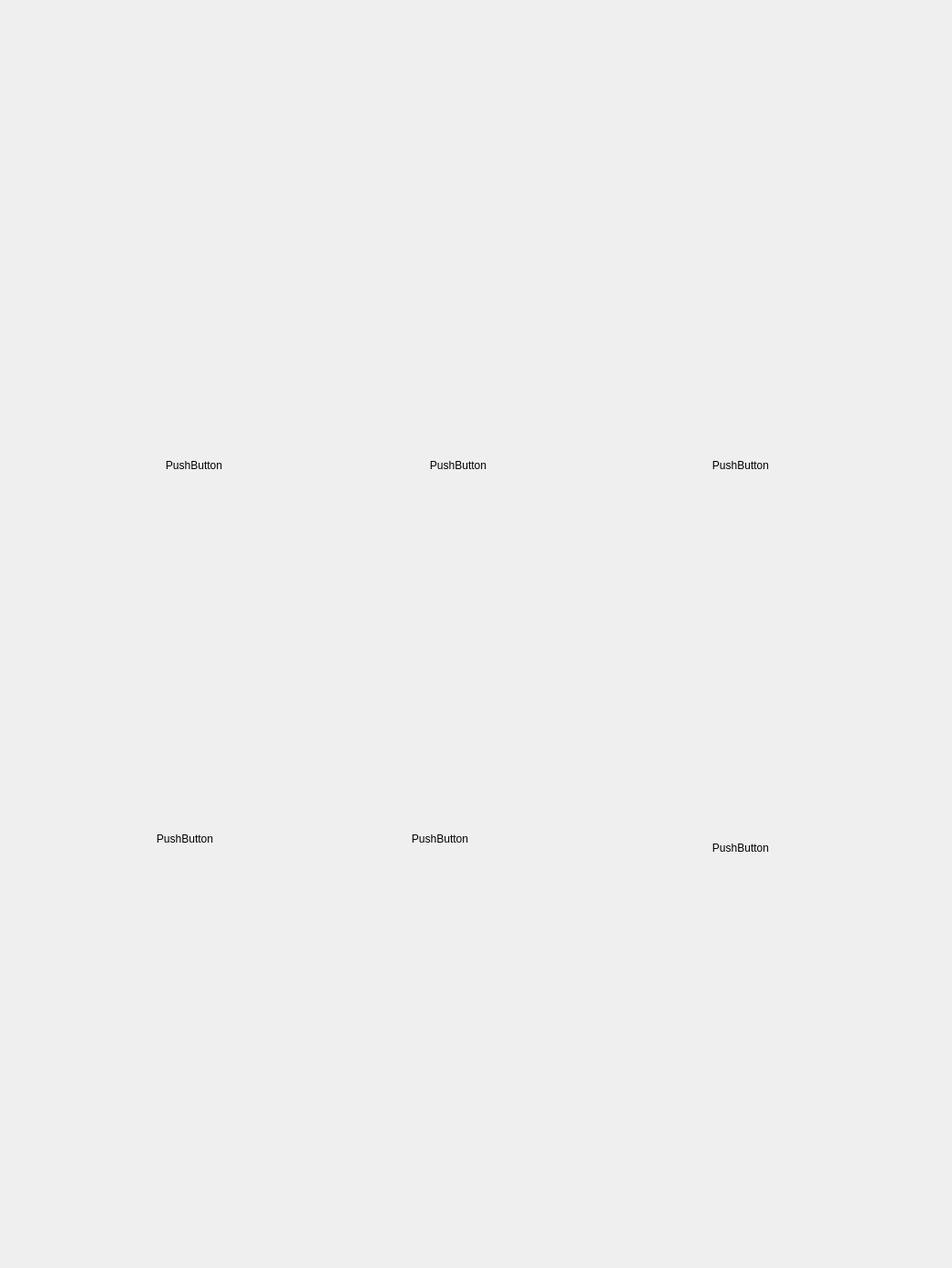
<?xml version="1.0" encoding="UTF-8"?>
<ui version="4.0">
 <class>sandwitch_new</class>
 <widget class="QWidget" name="sandwitch_new">
  <property name="geometry">
   <rect>
    <x>0</x>
    <y>0</y>
    <width>1045</width>
    <height>1392</height>
   </rect>
  </property>
  <property name="minimumSize">
   <size>
    <width>1045</width>
    <height>1392</height>
   </size>
  </property>
  <property name="windowTitle">
   <string>Form</string>
  </property>
  <widget class="QWidget" name="widget" native="true">
   <property name="geometry">
    <rect>
     <x>0</x>
     <y>0</y>
     <width>1016</width>
     <height>1442</height>
    </rect>
   </property>
   <property name="minimumSize">
    <size>
     <width>300</width>
     <height>0</height>
    </size>
   </property>
   <property name="styleSheet">
    <string notr="true">background-image: url(:/image/sandwich_page/background_sandwich_new.png);</string>
   </property>
   <widget class="QPushButton" name="pushButton_1">
    <property name="geometry">
     <rect>
      <x>90</x>
      <y>330</y>
      <width>246</width>
      <height>362</height>
     </rect>
    </property>
    <property name="minimumSize">
     <size>
      <width>246</width>
      <height>362</height>
     </size>
    </property>
    <property name="styleSheet">
     <string notr="true">background-image: url(:/image/sandwich_page/new/click_off/t_1.png);</string>
    </property>
    <property name="text">
     <string>PushButton</string>
    </property>
    <property name="flat">
     <bool>true</bool>
    </property>
   </widget>
   <widget class="QPushButton" name="pushButton_2">
    <property name="geometry">
     <rect>
      <x>380</x>
      <y>330</y>
      <width>246</width>
      <height>362</height>
     </rect>
    </property>
    <property name="minimumSize">
     <size>
      <width>246</width>
      <height>362</height>
     </size>
    </property>
    <property name="styleSheet">
     <string notr="true">background-image: url(:/image/sandwich_page/new/click_off/t_2.png);</string>
    </property>
    <property name="text">
     <string>PushButton</string>
    </property>
    <property name="flat">
     <bool>true</bool>
    </property>
   </widget>
   <widget class="QPushButton" name="pushButton_3">
    <property name="geometry">
     <rect>
      <x>690</x>
      <y>330</y>
      <width>246</width>
      <height>362</height>
     </rect>
    </property>
    <property name="minimumSize">
     <size>
      <width>246</width>
      <height>362</height>
     </size>
    </property>
    <property name="styleSheet">
     <string notr="true">background-image: url(:/image/sandwich_page/new/click_off/t_3.png);</string>
    </property>
    <property name="text">
     <string>PushButton</string>
    </property>
    <property name="flat">
     <bool>true</bool>
    </property>
   </widget>
   <widget class="QPushButton" name="pushButton_4">
    <property name="geometry">
     <rect>
      <x>360</x>
      <y>740</y>
      <width>246</width>
      <height>362</height>
     </rect>
    </property>
    <property name="minimumSize">
     <size>
      <width>246</width>
      <height>362</height>
     </size>
    </property>
    <property name="styleSheet">
     <string notr="true">background-image: url(:/image/sandwich_page/new/click_off/t_5.png);</string>
    </property>
    <property name="text">
     <string>PushButton</string>
    </property>
    <property name="flat">
     <bool>true</bool>
    </property>
   </widget>
   <widget class="QPushButton" name="pushButton_5">
    <property name="geometry">
     <rect>
      <x>690</x>
      <y>750</y>
      <width>246</width>
      <height>362</height>
     </rect>
    </property>
    <property name="minimumSize">
     <size>
      <width>246</width>
      <height>362</height>
     </size>
    </property>
    <property name="styleSheet">
     <string notr="true">background-image: url(:/image/sandwich_page/new/click_off/t_6.png);</string>
    </property>
    <property name="text">
     <string>PushButton</string>
    </property>
    <property name="flat">
     <bool>true</bool>
    </property>
   </widget>
   <widget class="QPushButton" name="pushButton_6">
    <property name="geometry">
     <rect>
      <x>80</x>
      <y>740</y>
      <width>246</width>
      <height>362</height>
     </rect>
    </property>
    <property name="minimumSize">
     <size>
      <width>246</width>
      <height>362</height>
     </size>
    </property>
    <property name="styleSheet">
     <string notr="true">background-image: url(:/image/sandwich_page/new/click_off/t_4.png);</string>
    </property>
    <property name="text">
     <string>PushButton</string>
    </property>
    <property name="flat">
     <bool>true</bool>
    </property>
   </widget>
   <widget class="QPushButton" name="pushButton_back">
    <property name="geometry">
     <rect>
      <x>70</x>
      <y>50</y>
      <width>85</width>
      <height>80</height>
     </rect>
    </property>
    <property name="minimumSize">
     <size>
      <width>85</width>
      <height>80</height>
     </size>
    </property>
    <property name="styleSheet">
     <string notr="true">background-image: url(:/image/button/go_back_btn.png);</string>
    </property>
    <property name="text">
     <string/>
    </property>
    <property name="flat">
     <bool>true</bool>
    </property>
   </widget>
   <widget class="QPushButton" name="pushButton_next">
    <property name="geometry">
     <rect>
      <x>770</x>
      <y>1230</y>
      <width>229</width>
      <height>101</height>
     </rect>
    </property>
    <property name="minimumSize">
     <size>
      <width>229</width>
      <height>101</height>
     </size>
    </property>
    <property name="styleSheet">
     <string notr="true">background-image: url(:/image/button/Forward Arrow.png);</string>
    </property>
    <property name="text">
     <string/>
    </property>
    <property name="flat">
     <bool>true</bool>
    </property>
   </widget>
  </widget>
 </widget>
 <resources/>
 <connections/>
</ui>
